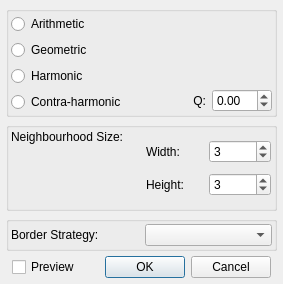
<?xml version="1.0" encoding="UTF-8"?>
<ui version="4.0">
 <class>MeanFilterDialog</class>
 <widget class="QDialog" name="MeanFilterDialog">
  <property name="geometry">
   <rect>
    <x>0</x>
    <y>0</y>
    <width>283</width>
    <height>284</height>
   </rect>
  </property>
  <property name="windowTitle">
   <string>Mean Filter</string>
  </property>
  <layout class="QVBoxLayout" name="verticalLayout_5">
   <property name="spacing">
    <number>5</number>
   </property>
   <property name="leftMargin">
    <number>6</number>
   </property>
   <property name="topMargin">
    <number>6</number>
   </property>
   <property name="rightMargin">
    <number>6</number>
   </property>
   <property name="bottomMargin">
    <number>6</number>
   </property>
   <item>
    <widget class="QGroupBox" name="MeanFilterGroup">
     <property name="title">
      <string/>
     </property>
     <layout class="QGridLayout" name="gridLayout">
      <property name="leftMargin">
       <number>2</number>
      </property>
      <property name="topMargin">
       <number>2</number>
      </property>
      <property name="rightMargin">
       <number>2</number>
      </property>
      <property name="bottomMargin">
       <number>2</number>
      </property>
      <item row="0" column="0">
       <layout class="QHBoxLayout" name="horizontalLayout_2">
        <property name="spacing">
         <number>-1</number>
        </property>
        <item>
         <layout class="QVBoxLayout" name="verticalLayout">
          <item>
           <widget class="QRadioButton" name="rbArtimetic">
            <property name="text">
             <string>Arithmetic</string>
            </property>
           </widget>
          </item>
          <item>
           <widget class="QRadioButton" name="rbGeometic">
            <property name="text">
             <string>Geometric</string>
            </property>
           </widget>
          </item>
          <item>
           <widget class="QRadioButton" name="rbHarmonic">
            <property name="text">
             <string>Harmonic</string>
            </property>
           </widget>
          </item>
          <item>
           <widget class="QRadioButton" name="rbContra">
            <property name="text">
             <string>Contra-harmonic</string>
            </property>
           </widget>
          </item>
         </layout>
        </item>
        <item>
         <layout class="QVBoxLayout" name="verticalLayout_2">
          <item>
           <spacer name="verticalSpacer">
            <property name="orientation">
             <enum>Qt::Vertical</enum>
            </property>
            <property name="sizeHint" stdset="0">
             <size>
              <width>20</width>
              <height>40</height>
             </size>
            </property>
           </spacer>
          </item>
          <item>
           <layout class="QHBoxLayout" name="horizontalLayout">
            <item>
             <widget class="QLabel" name="labelQ">
              <property name="text">
               <string>    Q:</string>
              </property>
              <property name="alignment">
               <set>Qt::AlignRight|Qt::AlignTrailing|Qt::AlignVCenter</set>
              </property>
              <property name="buddy">
               <cstring>spQValue</cstring>
              </property>
             </widget>
            </item>
            <item>
             <widget class="QDoubleSpinBox" name="spQValue">
              <property name="minimum">
               <double>-3.000000000000000</double>
              </property>
              <property name="maximum">
               <double>3.000000000000000</double>
              </property>
             </widget>
            </item>
           </layout>
          </item>
         </layout>
        </item>
       </layout>
      </item>
     </layout>
    </widget>
   </item>
   <item>
    <widget class="QGroupBox" name="groupBox">
     <property name="title">
      <string/>
     </property>
     <layout class="QGridLayout" name="gridLayout_2">
      <property name="leftMargin">
       <number>2</number>
      </property>
      <property name="topMargin">
       <number>2</number>
      </property>
      <property name="rightMargin">
       <number>2</number>
      </property>
      <property name="bottomMargin">
       <number>2</number>
      </property>
      <item row="0" column="0">
       <layout class="QHBoxLayout" name="horizontalLayout_6">
        <item>
         <layout class="QVBoxLayout" name="verticalLayout_4">
          <item>
           <widget class="QLabel" name="label_2">
            <property name="text">
             <string>Neighbourhood Size:</string>
            </property>
           </widget>
          </item>
          <item>
           <spacer name="verticalSpacer_2">
            <property name="orientation">
             <enum>Qt::Vertical</enum>
            </property>
            <property name="sizeHint" stdset="0">
             <size>
              <width>20</width>
              <height>40</height>
             </size>
            </property>
           </spacer>
          </item>
         </layout>
        </item>
        <item>
         <layout class="QVBoxLayout" name="verticalLayout_3">
          <property name="spacing">
           <number>1</number>
          </property>
          <property name="leftMargin">
           <number>1</number>
          </property>
          <property name="topMargin">
           <number>1</number>
          </property>
          <property name="rightMargin">
           <number>1</number>
          </property>
          <property name="bottomMargin">
           <number>1</number>
          </property>
          <item>
           <layout class="QHBoxLayout" name="horizontalLayout_4">
            <item>
             <widget class="QLabel" name="label">
              <property name="text">
               <string>Width: </string>
              </property>
             </widget>
            </item>
            <item>
             <widget class="QSpinBox" name="spWidth">
              <property name="minimum">
               <number>1</number>
              </property>
              <property name="maximum">
               <number>13</number>
              </property>
              <property name="singleStep">
               <number>2</number>
              </property>
              <property name="value">
               <number>3</number>
              </property>
             </widget>
            </item>
           </layout>
          </item>
          <item>
           <layout class="QHBoxLayout" name="horizontalLayout_5">
            <item>
             <widget class="QLabel" name="label_3">
              <property name="text">
               <string>Height: </string>
              </property>
             </widget>
            </item>
            <item>
             <widget class="QSpinBox" name="spHeight">
              <property name="minimum">
               <number>1</number>
              </property>
              <property name="maximum">
               <number>13</number>
              </property>
              <property name="singleStep">
               <number>2</number>
              </property>
              <property name="value">
               <number>3</number>
              </property>
             </widget>
            </item>
           </layout>
          </item>
         </layout>
        </item>
       </layout>
      </item>
     </layout>
    </widget>
   </item>
   <item>
    <widget class="QGroupBox" name="groupBox_2">
     <property name="title">
      <string/>
     </property>
     <layout class="QGridLayout" name="gridLayout_3">
      <property name="leftMargin">
       <number>2</number>
      </property>
      <property name="topMargin">
       <number>2</number>
      </property>
      <property name="rightMargin">
       <number>2</number>
      </property>
      <property name="bottomMargin">
       <number>2</number>
      </property>
      <item row="0" column="0">
       <layout class="QHBoxLayout" name="horizontalLayout_7">
        <item>
         <widget class="QLabel" name="label_4">
          <property name="text">
           <string>Border Strategy: </string>
          </property>
         </widget>
        </item>
        <item>
         <widget class="QComboBox" name="comboBorder"/>
        </item>
       </layout>
      </item>
     </layout>
    </widget>
   </item>
   <item>
    <layout class="QHBoxLayout" name="horizontalLayout_3">
     <property name="leftMargin">
      <number>6</number>
     </property>
     <property name="rightMargin">
      <number>6</number>
     </property>
     <item>
      <widget class="QCheckBox" name="cbPreview">
       <property name="text">
        <string>Preview</string>
       </property>
      </widget>
     </item>
     <item>
      <widget class="QDialogButtonBox" name="buttonBox">
       <property name="orientation">
        <enum>Qt::Horizontal</enum>
       </property>
       <property name="standardButtons">
        <set>QDialogButtonBox::Cancel|QDialogButtonBox::Ok</set>
       </property>
      </widget>
     </item>
    </layout>
   </item>
  </layout>
 </widget>
 <resources/>
 <connections>
  <connection>
   <sender>buttonBox</sender>
   <signal>accepted()</signal>
   <receiver>MeanFilterDialog</receiver>
   <slot>accept()</slot>
   <hints>
    <hint type="sourcelabel">
     <x>248</x>
     <y>254</y>
    </hint>
    <hint type="destinationlabel">
     <x>157</x>
     <y>274</y>
    </hint>
   </hints>
  </connection>
  <connection>
   <sender>buttonBox</sender>
   <signal>rejected()</signal>
   <receiver>MeanFilterDialog</receiver>
   <slot>reject()</slot>
   <hints>
    <hint type="sourcelabel">
     <x>316</x>
     <y>260</y>
    </hint>
    <hint type="destinationlabel">
     <x>286</x>
     <y>274</y>
    </hint>
   </hints>
  </connection>
 </connections>
</ui>
